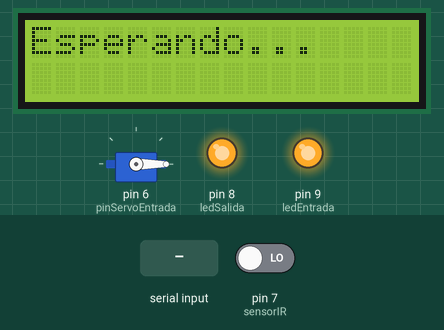
Recording of a sketch running on a simulated Arduino Uno, built with avr-gcc and run on an emulated ATmega328P. Shown: servo, 16×2 character LCD, output pins drawn as LEDs (lit = HIGH). The inputs (shaded band) are chosen by the test bench; at power-on: pin 7 (sensorIR) LOW.

Above: at 2.7 s.
2.8 s: "1\n" received over Serial
At 4.1 s:
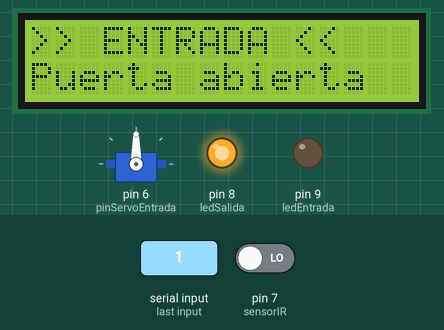
5.8 s: "2\n" received over Serial
At 6.6 s:
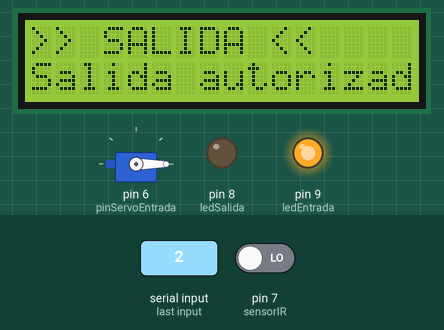
8.8 s: pin 7 (sensorIR) driven HIGH
At 9.7 s:
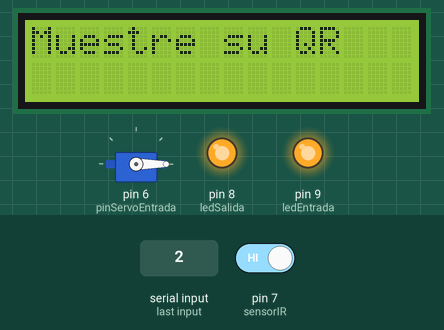
10.3 s: "0\n" received over Serial
At 11.0 s:
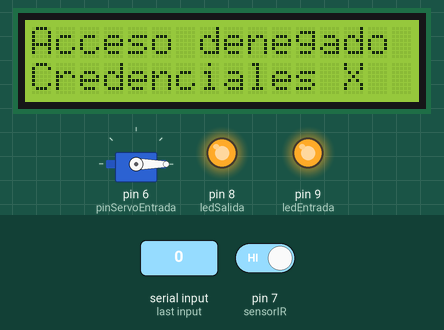
13.3 s: pin 7 (sensorIR) driven LOW
At 14.3 s:
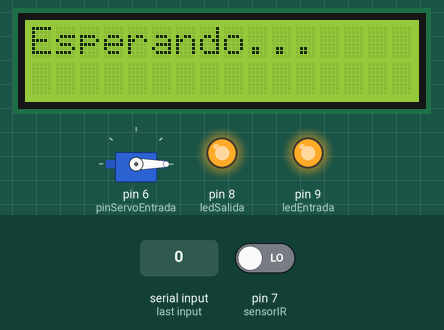
Timing chart, 0 to 15.8 s (numbered marks = the images above; inputs shaded):
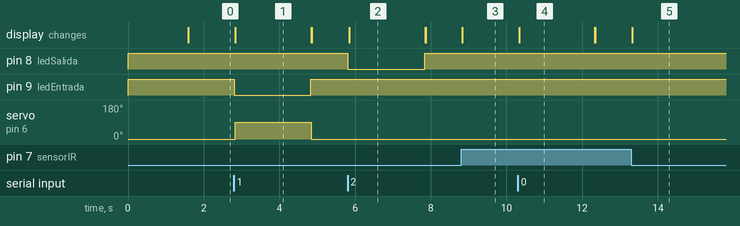

Measured:
- after the input at 2.8 s, pin 9 (ledEntrada): HIGH → LOW at once, → HIGH 2.0 s later; servo on pin 6 (pinServoEntrada): 0° → 90° at once, → 0° 2.0 s later; the display: changes at once (image 1)
- after the input at 5.8 s, pin 8 (ledSalida): HIGH → LOW at once, → HIGH 2.0 s later; the display: changes at once (image 2)
- after the input at 8.8 s, the display: changes at once (image 3)
- after the input at 10.3 s, the display: changes at once (image 4)
- after the input at 13.3 s, the display: changes at once (image 5)
- what the display in image 1 shows lasts 2.0 s, from 2.8 s to 4.8 s

The sketch:

sketch.ino
```cpp
#include <Servo.h>
#include <Wire.h>
#include <LiquidCrystal_I2C.h>

// Objetos
Servo servoEntrada;
LiquidCrystal_I2C lcd(0x27, 16, 2);

// Pines
const int pinServoEntrada = 6;  // Servo de entrada
const int ledEntrada = 9;       // LED de entrada
const int ledSalida = 8;        // LED de salida
const int sensorIR = 7;         // Sensor infrarrojo

// Ángulo inicial del servo
int anguloInicial = 0;

void setup() {
  Serial.begin(115200);

  // Configurar servo
  servoEntrada.attach(pinServoEntrada);
  servoEntrada.write(anguloInicial);

  // Configurar LEDs
  pinMode(ledEntrada, OUTPUT);
  pinMode(ledSalida, OUTPUT);

  // Estado inicial: LEDs encendidos
  digitalWrite(ledEntrada, HIGH);
  digitalWrite(ledSalida, HIGH);

  // Configurar sensor IR
  pinMode(sensorIR, INPUT);

  // Inicializar LCD
  lcd.init();
  lcd.backlight();
  lcd.setCursor(0,0);
  lcd.print("Sistema listo");
  delay(1500);
  lcd.clear();
}

void loop() {
  // --- Sensor infrarrojo ---
  int estadoIR = digitalRead(sensorIR);
  if (estadoIR == HIGH) {
    lcd.setCursor(0,0);
    lcd.print("Muestre su QR   ");
  } else {
    lcd.setCursor(0,0);
    lcd.print("Esperando...    ");
  }

  // --- Comandos desde servidor ---
  if (Serial.available() > 0) {
    String comando = Serial.readStringUntil('\n');
    comando.trim();

    // --- Entrada válida ---
    if (comando == "1") {
      digitalWrite(ledEntrada, LOW);    // Apagar LED entrada
      servoEntrada.write(90);           // Mover servo
      lcd.clear();
      lcd.setCursor(0,0);
      lcd.print(">> ENTRADA <<");
      lcd.setCursor(0,1);
      lcd.print("Puerta abierta");
      delay(2000);

      servoEntrada.write(anguloInicial); // Regresar servo
      digitalWrite(ledEntrada, HIGH);    // Encender LED entrada
      lcd.clear();
      lcd.setCursor(0,0);
      lcd.print("Entrada fin");
    }

    // --- Salida válida ---
    else if (comando == "2") {
      digitalWrite(ledSalida, LOW);
      lcd.clear();
      lcd.setCursor(0,0);
      lcd.print(">> SALIDA <<");
      lcd.setCursor(0,1);
      lcd.print("Salida autorizada");
      delay(2000);

      digitalWrite(ledSalida, HIGH);
      lcd.clear();
      lcd.setCursor(0,0);
      lcd.print("Salida fin");
    }

    // --- Credenciales inválidas ---
    else if (comando == "0") {
      lcd.clear();
      lcd.setCursor(0,0);
      lcd.print("Acceso denegado");
      lcd.setCursor(0,1);
      lcd.print("Credenciales X");
      delay(2000);
      lcd.clear();
    }
  }
}
```
